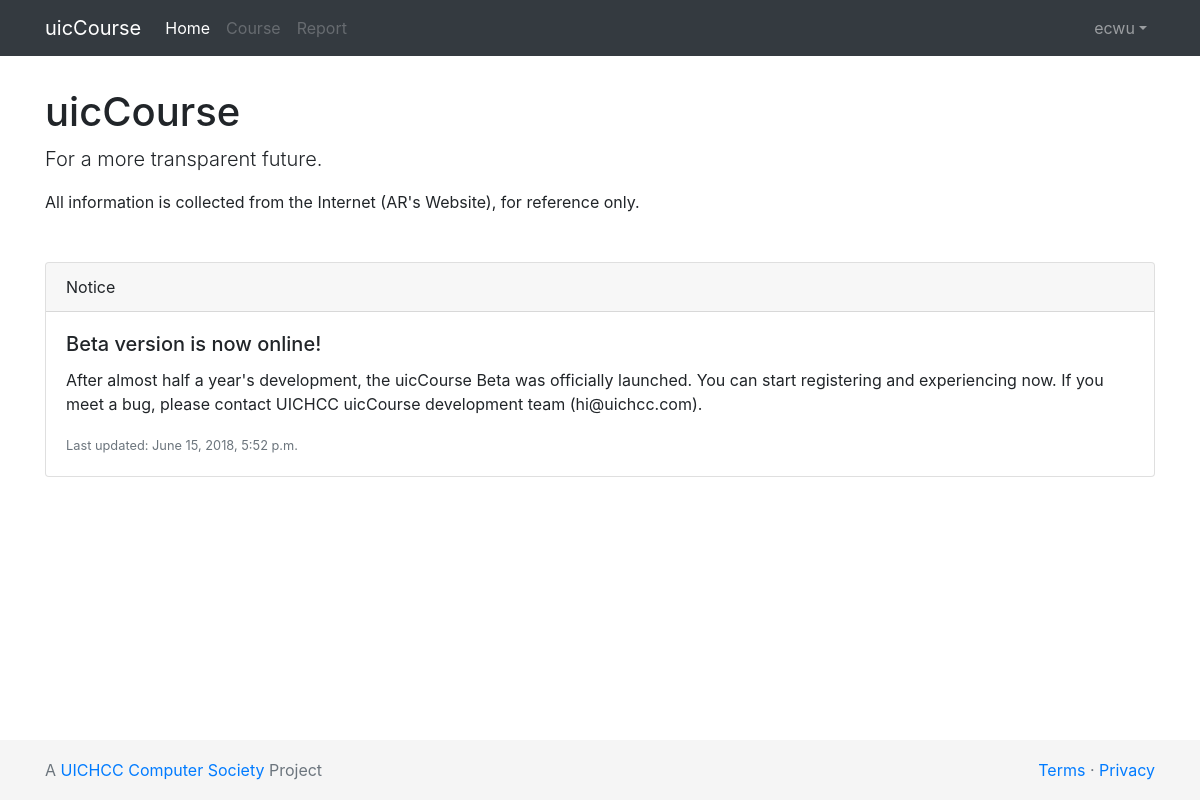
The app's page / (signed in) with its own data.
### dashboard/models.py (models this page shows, shortened)
class Notice(models.Model):
    title = models.CharField(max_length=128)
    content = models.TextField(default='')
    publish_date = models.DateTimeField(auto_now_add=True)
    update_time = models.DateTimeField(auto_now=True)
    is_visible = models.BooleanField(default=True)
    class Meta:
        ordering = ['-update_time']

### dashboard/views.py (the view)
# urls.py: path('', views.welcome_page, name='welcome_page'),
def welcome_page(request):
    latest_notice = Notice.objects.filter(is_visible=True)[:3]  # only take latest notice
    return render(request, 'index/index.html', {'latest_notice': latest_notice})

### dashboard/templates/index/index.html (shortened to what this page needs)
<!doctype html>
<html lang="en">
<head>
    <link href="https://cdn.bootcss.com/bootstrap/4.1.1/css/bootstrap.min.css" rel="stylesheet">
    {% load static %}
</head>
<body>
{% include "index/header.html" %}
{% include "index/messager.html" %}
<main role="main" class="container mb-5">
    <h1 class="mt-md-3">uicCourse</h1>
    <p class="lead">For a more transparent future.</p>
    <p>All information is collected from the Internet (AR's Website), for reference only.</p>
    <div class="card-deck mt-md-5">
    {% if latest_notice %}
    {% for notice in latest_notice %}
        <div class="card">
            <div class="card-header">Notice</div>
            <div class="card-body">
                <h5 class="card-title">{{notice.title}}</h5>
                <p class="card-text">{{notice.content}}</p>
                <p class="card-text"><small class="text-muted">Last updated: {{notice.update_time}}</small></p>
            </div>
        </div>
    {% endfor %}
    {% else %}
        <div class="card">
            <div class="card-header">No Notice yet</div>
        </div>
    {% endif %}
    </div>
</main>
{% include "index/footer.html" %}
</body>
</html>

### dashboard/templates/index/header.html (shortened to what this page needs)
<header>
    <nav class="navbar navbar-expand-lg navbar-dark bg-dark">
        <div class="container">
            <a class="navbar-brand" href="{% url 'welcome_page' %}">uicCourse</a>
            <div class="collapse navbar-collapse" id="topNavigationBar">
                <ul class="navbar-nav mr-auto">
                    <li class="nav-item active">
                        <a class="nav-link" href="{% url 'welcome_page' %}">Home <span class="sr-only">(current)</span></a>
                    </li>
                    <li class="nav-item">
                        <a class="nav-link disabled" href="{% url 'course_list_page' %}">Course</a>
                    </li>
                    <li class="nav-item">
                        <a class="nav-link disabled" href="#">Report</a>
                    </li>
                </ul>
                <ul class="navbar-nav">
                    {% if user.is_anonymous %}
                    <li class="nav-item"><a class="nav-link" href="{% url 'login_page' %}">Login</a></li>
                    <li class="nav-item dropdown">
                        <a class="nav-link dropdown-toggle" href="#" id="topNavigationBarDropDown"
                           data-toggle="dropdown" aria-haspopup="true" aria-expanded="false">Sign up</a>
                        <div class="dropdown-menu dropdown-menu-right" aria-labelledby="topNavigationBarDropDown">
                            <a class="dropdown-item" href="{% url 'terms_page' %}">Terms of Service</a>
                            <a class="dropdown-item" href="{% url 'privacy_page' %}">Privacy Statement</a>
                            <a class="dropdown-item" href="{% url 'signup_page' %}">Sign Up</a>
                        </div>
                    </li>
                    {% else %}
                    <li class="nav-item dropdown">
                        <a class="nav-link dropdown-toggle" href="#" id="topNavigationBarDropDown"
                           data-toggle="dropdown" aria-haspopup="true" aria-expanded="false">{{ user.username }}</a>
                    </li>
                    {% endif %}
                </ul>
            </div>
        </div>
    </nav>
</header>

### dashboard/templates/index/index.html (style rules this page uses)
html { position: relative; min-height: 100%; }
body { margin-bottom: 60px; }

### records on screen
Notice: title "Beta version is now online!", content "After almost half a year's development, the uicCourse Beta was officially launched. You can start registering and experiencing now. If you meet a bug, please contact UICHCC uicCourse development team (hi@uichcc.com).", update_time "June 15, 2018, 5:52 p.m."

### other values on screen
{{ user.username }} "ecwu"
